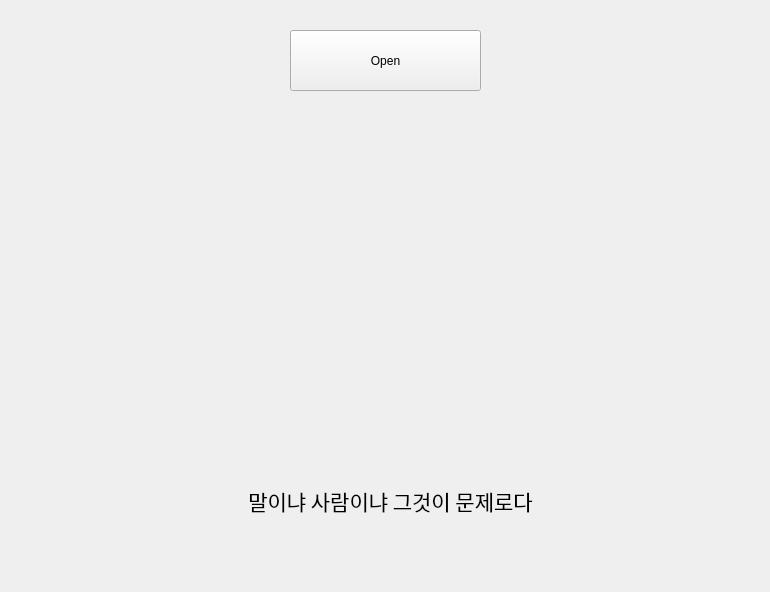
<?xml version="1.0" encoding="UTF-8"?>
<ui version="4.0">
 <class>Form</class>
 <widget class="QWidget" name="Form">
  <property name="geometry">
   <rect>
    <x>0</x>
    <y>0</y>
    <width>770</width>
    <height>592</height>
   </rect>
  </property>
  <property name="windowTitle">
   <string>Form</string>
  </property>
  <widget class="QPushButton" name="btn_open">
   <property name="geometry">
    <rect>
     <x>290</x>
     <y>30</y>
     <width>191</width>
     <height>61</height>
    </rect>
   </property>
   <property name="text">
    <string>Open</string>
   </property>
  </widget>
  <widget class="QLabel" name="lbl_result">
   <property name="geometry">
    <rect>
     <x>210</x>
     <y>470</y>
     <width>361</width>
     <height>61</height>
    </rect>
   </property>
   <property name="font">
    <font>
     <family>맑은 고딕</family>
     <pointsize>16</pointsize>
    </font>
   </property>
   <property name="text">
    <string>말이냐 사람이냐 그것이 문제로다</string>
   </property>
   <property name="alignment">
    <set>Qt::AlignCenter</set>
   </property>
  </widget>
  <widget class="QLabel" name="lbl_img">
   <property name="geometry">
    <rect>
     <x>80</x>
     <y>120</y>
     <width>611</width>
     <height>321</height>
    </rect>
   </property>
   <property name="text">
    <string/>
   </property>
   <property name="pixmap">
    <pixmap>start.jpg</pixmap>
   </property>
   <property name="scaledContents">
    <bool>true</bool>
   </property>
  </widget>
 </widget>
 <resources/>
 <connections/>
</ui>
